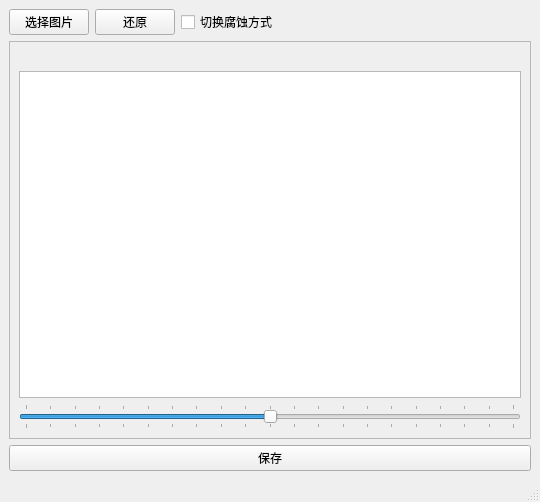
<?xml version="1.0" encoding="UTF-8"?>
<ui version="4.0">
 <class>ErodeTool</class>
 <widget class="QMainWindow" name="ErodeTool">
  <property name="geometry">
   <rect>
    <x>0</x>
    <y>0</y>
    <width>540</width>
    <height>502</height>
   </rect>
  </property>
  <property name="windowTitle">
   <string>图片腐蚀工具</string>
  </property>
  <property name="tabShape">
   <enum>QTabWidget::Rounded</enum>
  </property>
  <widget class="QWidget" name="centralwidget">
   <layout class="QVBoxLayout" name="verticalLayout">
    <item>
     <layout class="QHBoxLayout" name="horizontalLayout">
      <item>
       <widget class="QPushButton" name="open">
        <property name="text">
         <string>选择图片</string>
        </property>
       </widget>
      </item>
      <item>
       <widget class="QPushButton" name="reset">
        <property name="text">
         <string>还原</string>
        </property>
       </widget>
      </item>
      <item>
       <widget class="QCheckBox" name="checkBox">
        <property name="text">
         <string>切换腐蚀方式</string>
        </property>
       </widget>
      </item>
      <item>
       <spacer name="horizontalSpacer">
        <property name="orientation">
         <enum>Qt::Horizontal</enum>
        </property>
        <property name="sizeHint" stdset="0">
         <size>
          <width>40</width>
          <height>20</height>
         </size>
        </property>
       </spacer>
      </item>
     </layout>
    </item>
    <item>
     <layout class="QHBoxLayout" name="horizontalLayout_2">
      <item>
       <widget class="QFrame" name="frame">
        <property name="frameShape">
         <enum>QFrame::StyledPanel</enum>
        </property>
        <property name="frameShadow">
         <enum>QFrame::Raised</enum>
        </property>
        <layout class="QGridLayout" name="gridLayout">
         <item row="0" column="0">
          <widget class="QLabel" name="filepath">
           <property name="text">
            <string/>
           </property>
          </widget>
         </item>
         <item row="1" column="0">
          <widget class="QGraphicsView" name="graphicsView"/>
         </item>
         <item row="2" column="0">
          <widget class="QSlider" name="verticalSlider">
           <property name="autoFillBackground">
            <bool>true</bool>
           </property>
           <property name="minimum">
            <number>-10</number>
           </property>
           <property name="maximum">
            <number>10</number>
           </property>
           <property name="pageStep">
            <number>1</number>
           </property>
           <property name="value">
            <number>0</number>
           </property>
           <property name="tracking">
            <bool>false</bool>
           </property>
           <property name="orientation">
            <enum>Qt::Horizontal</enum>
           </property>
           <property name="invertedAppearance">
            <bool>false</bool>
           </property>
           <property name="invertedControls">
            <bool>false</bool>
           </property>
           <property name="tickPosition">
            <enum>QSlider::TicksBothSides</enum>
           </property>
          </widget>
         </item>
        </layout>
       </widget>
      </item>
     </layout>
    </item>
    <item>
     <widget class="QPushButton" name="save">
      <property name="text">
       <string>保存</string>
      </property>
     </widget>
    </item>
   </layout>
  </widget>
  <widget class="QStatusBar" name="statusbar"/>
  <widget class="QMenuBar" name="menuBar">
   <property name="geometry">
    <rect>
     <x>0</x>
     <y>0</y>
     <width>540</width>
     <height>24</height>
    </rect>
   </property>
  </widget>
 </widget>
 <resources/>
 <connections/>
</ui>
